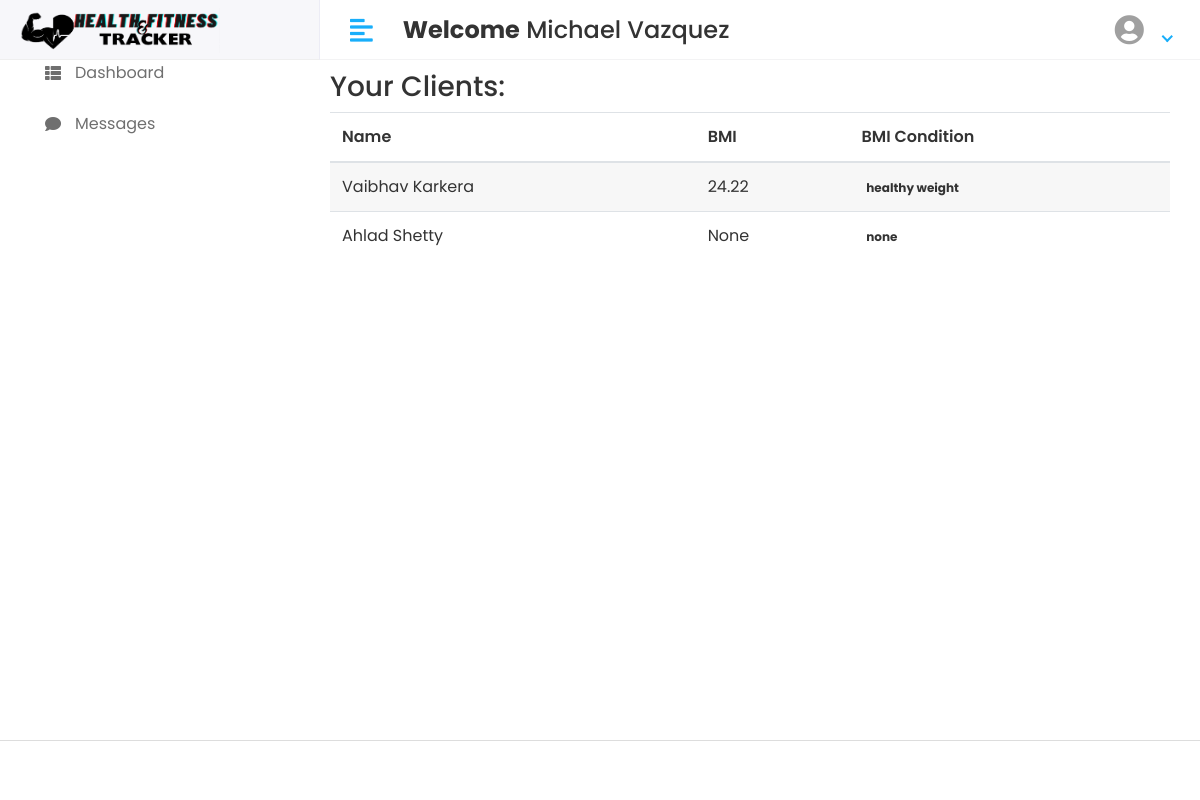
The page /trainer_dashboard/ (signed in) on the database as committed earlier.
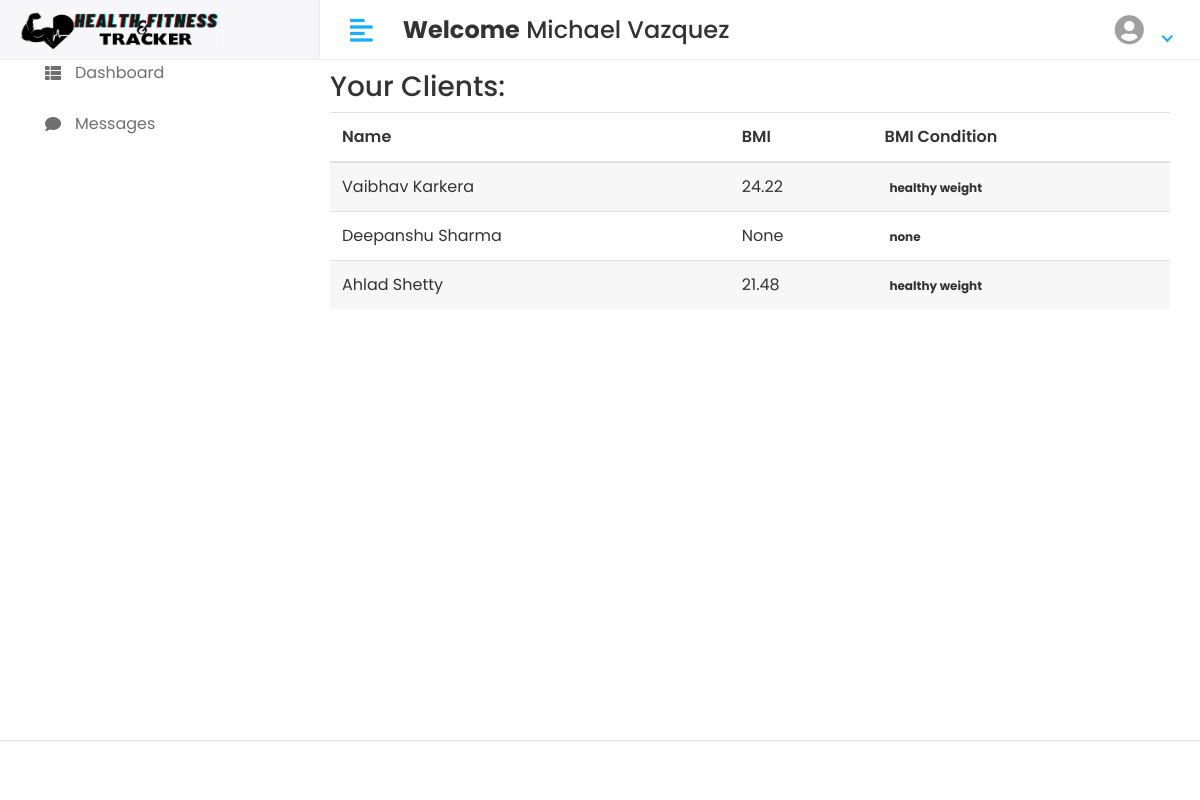
The same page on the database as committed later.
### app/models.py (models this page shows, shortened)
class CustomUser(AbstractUser):
    USER = (
        ('1', 'USER'),
        ('2', 'TRAINER'),
        ('3', 'ADMIN')
    )
    user_type = models.CharField(choices=USER, max_length=50, default=1)
    selected_trainer = models.ForeignKey(
        'self',
        on_delete=models.SET_NULL,
        null=True,
        blank=True,
        related_name='clients',  # This is the reverse relation name
        default=None,
        limit_choices_to={'user_type': '1'}
    )

class BMILog(models.Model):
    user = models.ForeignKey('CustomUser', on_delete=models.CASCADE, related_name='bmi_records')
    height = models.DecimalField(max_digits=5, decimal_places=2)  # Height in centimeters
    weight = models.DecimalField(max_digits=5, decimal_places=2)  # Weight in kilograms
    bmi = models.DecimalField(max_digits=5, decimal_places=2)  # BMI value
    log_date = models.DateField(null=True, blank=True)

### health_and_fitness_tracker/trainer_views.py (the view)
# urls.py: path('trainer_dashboard/', trainer_views.trainer_dashboard, name='trainer_dashboard'),
def trainer_dashboard(request):
    clients_with_bmi = []
    for client in request.user.clients.all():
        latest_bmi_log = BMILog.objects.filter(user=client).order_by('-log_date').first()
        if latest_bmi_log:
            latest_bmi = latest_bmi_log.bmi
            bmi_condition = get_bmi_condition(latest_bmi)  # You need to define this function
            clients_with_bmi.append({
                'client': client,
                'client_name': client.get_full_name(),
                'latest_bmi': latest_bmi,
                'bmi_condition': bmi_condition,
            })
        else:
            clients_with_bmi.append({
                'client': client,
                'client_name': client.get_full_name(),
                'latest_bmi': None,
                'bmi_condition': None,
            })
    context = {
        'clients_with_bmi': clients_with_bmi,
    }
    return render(request, 'Trainer/home.html', context)

### health_and_fitness_tracker/trainer_views.py (called while the page is built)
def get_bmi_condition(bmi):
    if bmi < 18.5:
        return 'Underweight'
    elif 18.5 <= bmi < 24.9:
        return 'Healthy weight'
    elif 25 <= bmi < 29.9:
        return 'Overweight'
    else:
        return 'Obesity'

### template/Trainer/home.html (shortened to what this page needs)
{% extends 'trainer_base.html' %}
{% block content %}
<div class="page-header">
    {% if clients_with_bmi %}
        <h3>Your Clients:</h3>
        <div class="table-responsive">
            <table class="table table-striped">
                <thead>
                    <tr>
                        <th>Name</th>
                        <th>BMI</th>
                        <th>BMI Condition</th>
                    </tr>
                </thead>
                <tbody>
                    {% for client_info in clients_with_bmi %}
                        <tr>
                            <td>{{ client_info.client_name }}</td>
                            <td>{{ client_info.latest_bmi }}</td>
                            <td>
                                <span class="badge ">
                                    {{ client_info.bmi_condition|lower }}
                                </span>
                            </td>
                        </tr>
                    {% endfor %}
                </tbody>
            </table>
        </div>
    {% else %}
        <p>You currently have no clients.</p>
    {% endif %}
</div>
    {% endblock %}

Rows that differ between the two databases and show on the page:
now on this page (row edited): CustomUser: client_name "Deepanshu Sharma", latest_bmi "None", bmi_condition "none"
changed CustomUser (number 4 of 4 on the later page): latest_bmi "None" → "21.48"; bmi_condition "none" → "healthy weight"
